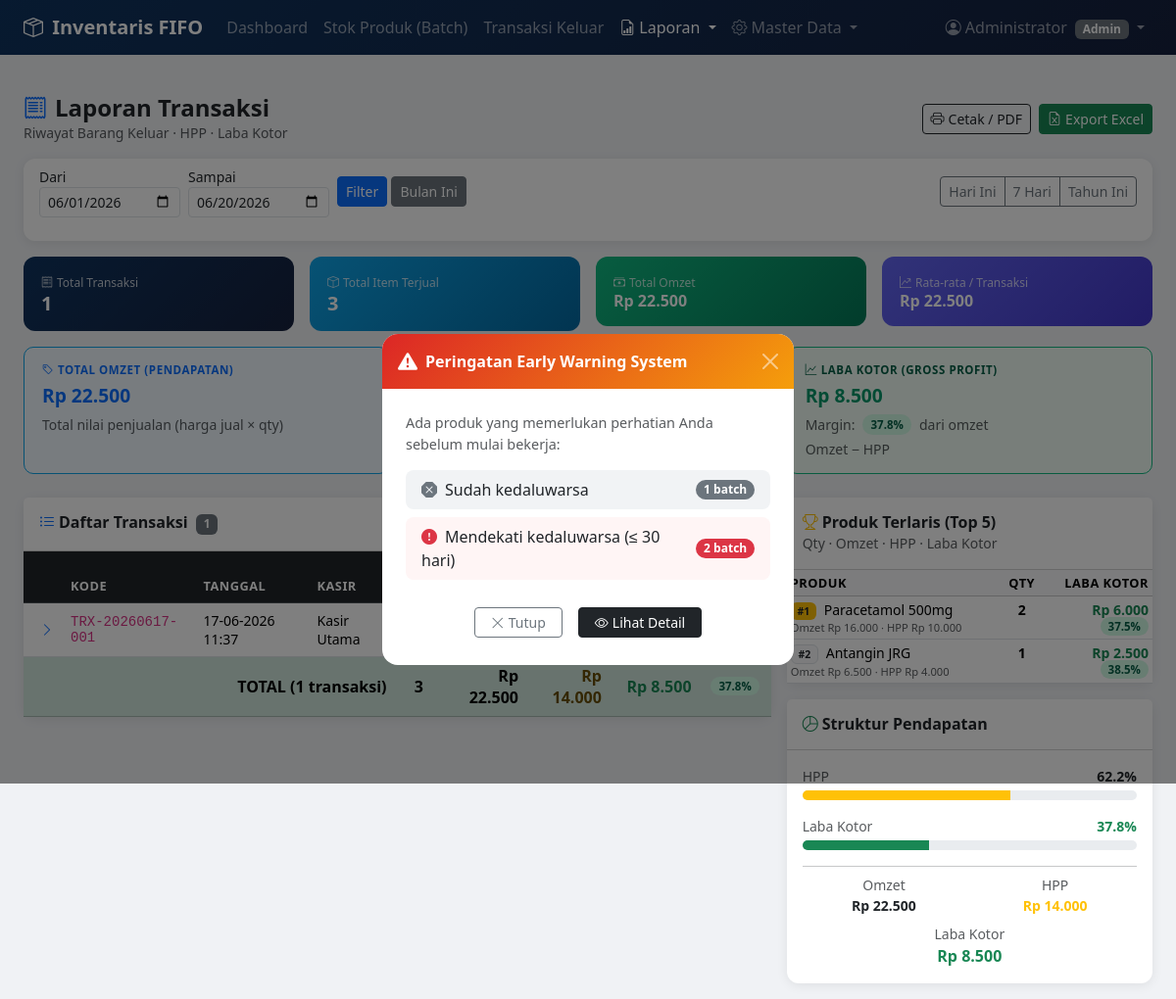
The page /laporan_transaksi.php (signed in) on the database its author committed.
### tables this page shows
CREATE TABLE setting_toko (
    id               INT AUTO_INCREMENT PRIMARY KEY,
    nama_toko        VARCHAR(150) NOT NULL DEFAULT 'Toko Saya',
    alamat           VARCHAR(255) DEFAULT NULL,
    no_hp            VARCHAR(30)  DEFAULT NULL,
    threshold_merah  INT NOT NULL DEFAULT 30,
    threshold_kuning INT NOT NULL DEFAULT 90,
    updated_at       TIMESTAMP DEFAULT CURRENT_TIMESTAMP ON UPDATE CURRENT_TIMESTAMP
);

CREATE TABLE transaksi (
    id              INT AUTO_INCREMENT PRIMARY KEY,
    kode_transaksi  VARCHAR(50) NOT NULL UNIQUE,
    kasir_id        INT NOT NULL,
    total_item      INT NOT NULL DEFAULT 0,
    total_nilai     DECIMAL(15,2) NOT NULL DEFAULT 0,
    keterangan      TEXT DEFAULT NULL,
    created_at      TIMESTAMP DEFAULT CURRENT_TIMESTAMP,
    CONSTRAINT fk_transaksi_kasir FOREIGN KEY (kasir_id)
        REFERENCES users(id) ON DELETE RESTRICT,
    INDEX idx_transaksi_tgl (created_at)
);

CREATE TABLE users (
    id         INT AUTO_INCREMENT PRIMARY KEY,
    nama       VARCHAR(100) NOT NULL,
    username   VARCHAR(50)  NOT NULL UNIQUE,
    password   VARCHAR(255) NOT NULL,
    role       ENUM('admin','kasir') NOT NULL DEFAULT 'kasir',
    created_at TIMESTAMP DEFAULT CURRENT_TIMESTAMP
);

### laporan_transaksi.php (the view, shortened to what the rows shown need)
<?php
include 'koneksi.php';
$tgl = date('Y-m-d');
$f_dari   = $_GET['dari']   ?? date('Y-m-01');
$f_sampai = $_GET['sampai'] ?? $tgl;
$q = mysqli_query($koneksi, "
    SELECT t.*, u.nama as kasir_nama
    FROM transaksi t JOIN users u ON t.kasir_id = u.id
    WHERE DATE(t.created_at) BETWEEN '$f_dari' AND '$f_sampai'
    ORDER BY t.created_at DESC
");
$rows       = [];
while ($t = mysqli_fetch_assoc($q)) {
    $q_detail = mysqli_query($koneksi, "
        SELECT dt.*, p.nama_produk, p.no_batch, p.harga_beli,
              (dt.qty * p.harga_beli) AS hpp_item
        FROM detail_transaksi dt
        JOIN produk p ON dt.produk_id = p.id
        WHERE dt.transaksi_id = {$t['id']}
        ORDER BY dt.id ASC
    ");
    $items    = [];
    $hpp_trx  = 0;
    while ($it = mysqli_fetch_assoc($q_detail)) {
        $hpp_trx += $it['hpp_item'];
        $items[]  = $it;
    }
    $t['items']    = $items;
    $t['hpp']      = $hpp_trx;
    $t['laba']     = $t['total_nilai'] - $hpp_trx;
    $t['margin']   = $t['total_nilai'] > 0
                    ? ($t['laba'] / $t['total_nilai']) * 100
                    : 0;
    $rows[]        = $t;
}
include 'includes/navbar.php';
?>
<!DOCTYPE html>
<html lang="id">
<head>
  <link href="https://cdn.jsdelivr.net/npm/bootstrap@5.3.2/dist/css/bootstrap.min.css" rel="stylesheet">
  <link href="https://cdn.jsdelivr.net/npm/bootstrap-icons@1.11.3/font/bootstrap-icons.min.css" rel="stylesheet">
</head>
<body>
<div class="container-fluid px-4 py-3" style="max-width:1280px">
  <div class="row g-3">
    <div class="col-lg-8">
      <div class="card">
        <div class="card-body p-0">
          <div class="table-responsive">
            <table class="table table-hover align-middle mb-0">
              <thead class="table-dark">
                <tr>
                  <th class="ps-3 no-print" style="width:30px"></th>
                  <th>Kode</th>
                  <th>Tanggal</th>
                  <th>Kasir</th>
                  <th class="text-center">Item</th>
                  <th class="text-end">Omzet</th>
                  <th class="text-end">HPP</th>
                  <th class="text-end">Laba Kotor</th>
                  <th class="text-center no-print">Margin</th>
                </tr>
              </thead>
              <tbody>
              <?php if (empty($rows)): ?>
                <tr><td colspan="9" class="text-center py-4 text-muted">
                  <i class="bi bi-inbox me-1"></i>Tidak ada transaksi pada periode ini.
                </td></tr>
              <?php else: foreach ($rows as $i => $t):
                $mc_row = $t['margin'] >= 20 ? 'margin-hi' : ($t['margin'] >= 10 ? 'margin-mid' : 'margin-lo');
              ?>
                <tr>
                  <td class="ps-3 no-print">
                    <button class="btn btn-sm btn-link p-0 btn-toggle" type="button"
                            data-bs-toggle="collapse" data-bs-target="#det<?= $t['id'] ?>"
                            aria-expanded="false">
                      <i class="bi bi-chevron-right"></i>
                    </button>
                  </td>
                  <td><code class="small"><?= htmlspecialchars($t['kode_transaksi']) ?></code></td>
                  <td class="small"><?= date('d-m-Y H:i', strtotime($t['created_at'])) ?></td>
                  <td class="small"><?= htmlspecialchars($t['kasir_nama']) ?></td>
                  <td class="text-center"><span class="badge bg-secondary"><?= $t['total_item'] ?></span></td>
                  <td class="text-end small fw-semibold"><?= rupiah($t['total_nilai']) ?></td>
                  <td class="text-end small text-warning-emphasis"><?= rupiah($t['hpp']) ?></td>
                  <td class="text-end small fw-bold <?= $t['laba'] >= 0 ? 'text-success' : 'text-danger' ?>">
                  </td>
                  <td class="text-center no-print">
                    <span class="margin-pill <?= $mc_row ?>"><?= number_format($t['margin'], 1) ?>%</span>
                  </td>
                </tr>
              <?php endforeach; endif; ?>
              </tbody>
            </table>
          </div>
        </div>
      </div>
    </div>
    <div class="col-lg-4 d-flex flex-column gap-3">
      <div class="card">
        <div class="card-body p-0">
          <div class="table-responsive">
            <table class="table table-sm mb-0">
              <thead class="table-light">
                <tr>
                  <th>Produk</th>
                  <th class="text-center">Qty</th>
                  <th class="text-end">Laba Kotor</th>
                </tr>
              </thead>
            </table>
          </div>
        </div>
      </div>
    </div>
  </div>
</div>
</body>
</html>

### includes/navbar.php (shortened to what the rows shown need)
<?php
    $tgl = date('Y-m-d');
    $q_kritis_nav = mysqli_query($koneksi, "SELECT COUNT(*) as t FROM produk WHERE DATEDIFF(tgl_expired, '$tgl') BETWEEN 0 AND $THRESHOLD_MERAH AND stok > 0");
    $total_kritis_nav  = mysqli_fetch_assoc($q_kritis_nav)['t'] ?? 0;
    $q_expired_nav = mysqli_query($koneksi, "SELECT COUNT(*) as t FROM produk WHERE tgl_expired < '$tgl' AND stok > 0");
    $total_expired_nav = mysqli_fetch_assoc($q_expired_nav)['t'] ?? 0;
    $total_alert = $total_kritis_nav + $total_expired_nav;
    ?>
    <?php
    $tampilkan_popup_ews = false;
    if (!empty($_SESSION['show_ews_alert'])) {
        $tampilkan_popup_ews = ($total_alert > 0);
    }
    ?>
    <?php if ($tampilkan_popup_ews): ?>
    <div class="modal fade" id="modalEwsAlert" tabindex="-1" aria-hidden="true">
    <div class="modal-dialog modal-dialog-centered" style="max-width:420px">
        <div class="modal-content border-0 rounded-4 overflow-hidden">
        <div class="modal-body py-4 px-4">
            <ul class="list-unstyled mb-0 d-flex flex-column gap-2">
            <?php if ($total_kritis_nav > 0): ?>
                <li class="d-flex justify-content-between align-items-center p-2 px-3 rounded-3" style="background:#fff5f5">
                <span><i class="bi bi-exclamation-circle-fill text-danger me-2"></i>Mendekati kedaluwarsa (&le; <?= (int)$THRESHOLD_MERAH ?> hari)</span>
                <span class="badge bg-danger rounded-pill"><?= $total_kritis_nav ?> batch</span>
                </li>
            <?php endif; ?>
            </ul>
        </div>
        </div>
    </div>
    </div>
    <?php endif; ?>

### rows shown on the page
setting_toko: threshold_merah "30"
transaksi: kode_transaksi "TRX-20260617-001", created_at "17-06-2026 11:37", kasir.nama "Kasir Utama"

### other values the page prints
$nama "Administrator"
$role "Admin"
$total_expired_nav "1"
$total_kritis_nav "2"
$total_trx "1"
$total_item "3"
rupiah($total_omzet) "Rp 22.500"
rupiah($rata2) "Rp 22.500"
rupiah(abs($total_laba)) "Rp 8.500"
$margin_total "37.8"
rupiah($total_hpp) "Rp 14.000"
rupiah($total_laba) "Rp 8.500"
$tp['nama_produk'] "Paracetamol 500mg"
rupiah($tp['total_omzet']) "Rp 16.000"
rupiah($tp['total_hpp']) "Rp 10.000"
